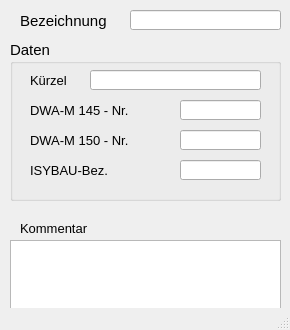
<?xml version="1.0" encoding="UTF-8"?>
<ui version="4.0">
 <class>MainWindow</class>
 <widget class="QMainWindow" name="MainWindow">
  <property name="geometry">
   <rect>
    <x>0</x>
    <y>0</y>
    <width>290</width>
    <height>330</height>
   </rect>
  </property>
  <property name="minimumSize">
   <size>
    <width>290</width>
    <height>330</height>
   </size>
  </property>
  <property name="font">
   <font>
    <family>Tahoma</family>
    <pointsize>10</pointsize>
   </font>
  </property>
  <property name="windowTitle">
   <string>MainWindow</string>
  </property>
  <property name="layoutDirection">
   <enum>Qt::LeftToRight</enum>
  </property>
  <widget class="QWidget" name="centralwidget">
   <widget class="QLabel" name="label_4">
    <property name="geometry">
     <rect>
      <x>20</x>
      <y>10</y>
      <width>120</width>
      <height>21</height>
     </rect>
    </property>
    <property name="font">
     <font>
      <family>Tahoma</family>
      <pointsize>11</pointsize>
     </font>
    </property>
    <property name="text">
     <string>Bezeichnung</string>
    </property>
    <property name="alignment">
     <set>Qt::AlignLeading|Qt::AlignLeft|Qt::AlignVCenter</set>
    </property>
   </widget>
   <widget class="QLineEdit" name="bezeichnung">
    <property name="geometry">
     <rect>
      <x>130</x>
      <y>10</y>
      <width>151</width>
      <height>20</height>
     </rect>
    </property>
    <property name="toolTip">
     <string>&lt;html&gt;&lt;head/&gt;&lt;body&gt;&lt;p&gt;Eindeutige Bezeichnung&lt;/p&gt;&lt;/body&gt;&lt;/html&gt;</string>
    </property>
    <property name="statusTip">
     <string>Eindeutige Bezeichnung</string>
    </property>
    <property name="text">
     <string/>
    </property>
   </widget>
   <widget class="QGroupBox" name="groupBox_3">
    <property name="geometry">
     <rect>
      <x>10</x>
      <y>40</y>
      <width>271</width>
      <height>161</height>
     </rect>
    </property>
    <property name="font">
     <font>
      <family>Tahoma</family>
      <pointsize>11</pointsize>
     </font>
    </property>
    <property name="title">
     <string>Daten</string>
    </property>
    <widget class="QLabel" name="label_8">
     <property name="geometry">
      <rect>
       <x>20</x>
       <y>30</y>
       <width>121</width>
       <height>21</height>
      </rect>
     </property>
     <property name="font">
      <font>
       <family>Tahoma</family>
       <pointsize>10</pointsize>
      </font>
     </property>
     <property name="text">
      <string>Kürzel</string>
     </property>
     <property name="alignment">
      <set>Qt::AlignLeading|Qt::AlignLeft|Qt::AlignVCenter</set>
     </property>
    </widget>
    <widget class="QLineEdit" name="kuerzel">
     <property name="geometry">
      <rect>
       <x>80</x>
       <y>30</y>
       <width>171</width>
       <height>20</height>
      </rect>
     </property>
     <property name="font">
      <font>
       <family>Tahoma</family>
       <pointsize>10</pointsize>
      </font>
     </property>
     <property name="toolTip">
      <string>optional: Kürzel</string>
     </property>
     <property name="statusTip">
      <string>optional: Kürzel</string>
     </property>
     <property name="text">
      <string/>
     </property>
    </widget>
    <widget class="QLineEdit" name="m150">
     <property name="geometry">
      <rect>
       <x>170</x>
       <y>90</y>
       <width>81</width>
       <height>20</height>
      </rect>
     </property>
     <property name="toolTip">
      <string>&lt;html&gt;&lt;head/&gt;&lt;body&gt;&lt;p&gt;Nr. des Funktionsstatus gem. DWA-M 150 (Referenzliste 109)&lt;/p&gt;&lt;/body&gt;&lt;/html&gt;</string>
     </property>
     <property name="statusTip">
      <string>Nr. des Funktionsstatus gem. DWA-M 150 (Referenzliste 109)</string>
     </property>
    </widget>
    <widget class="QLabel" name="label_9">
     <property name="geometry">
      <rect>
       <x>20</x>
       <y>120</y>
       <width>131</width>
       <height>21</height>
      </rect>
     </property>
     <property name="font">
      <font>
       <family>Tahoma</family>
       <pointsize>10</pointsize>
      </font>
     </property>
     <property name="text">
      <string>&lt;html&gt;&lt;head/&gt;&lt;body&gt;&lt;p&gt;ISYBAU-Bez.&lt;/p&gt;&lt;/body&gt;&lt;/html&gt;</string>
     </property>
     <property name="alignment">
      <set>Qt::AlignLeading|Qt::AlignLeft|Qt::AlignVCenter</set>
     </property>
    </widget>
    <widget class="QLabel" name="label_10">
     <property name="geometry">
      <rect>
       <x>20</x>
       <y>60</y>
       <width>131</width>
       <height>21</height>
      </rect>
     </property>
     <property name="font">
      <font>
       <family>Tahoma</family>
       <pointsize>10</pointsize>
      </font>
     </property>
     <property name="text">
      <string>&lt;html&gt;&lt;head/&gt;&lt;body&gt;&lt;p&gt;DWA-M 145 - Nr.&lt;/p&gt;&lt;/body&gt;&lt;/html&gt;</string>
     </property>
     <property name="alignment">
      <set>Qt::AlignLeading|Qt::AlignLeft|Qt::AlignVCenter</set>
     </property>
    </widget>
    <widget class="QLabel" name="label_11">
     <property name="geometry">
      <rect>
       <x>20</x>
       <y>90</y>
       <width>131</width>
       <height>21</height>
      </rect>
     </property>
     <property name="font">
      <font>
       <family>Tahoma</family>
       <pointsize>10</pointsize>
      </font>
     </property>
     <property name="text">
      <string>&lt;html&gt;&lt;head/&gt;&lt;body&gt;&lt;p&gt;DWA-M 150 - Nr.&lt;/p&gt;&lt;/body&gt;&lt;/html&gt;</string>
     </property>
     <property name="alignment">
      <set>Qt::AlignLeading|Qt::AlignLeft|Qt::AlignVCenter</set>
     </property>
    </widget>
    <widget class="QLineEdit" name="isybau">
     <property name="enabled">
      <bool>true</bool>
     </property>
     <property name="geometry">
      <rect>
       <x>170</x>
       <y>120</y>
       <width>81</width>
       <height>20</height>
      </rect>
     </property>
     <property name="font">
      <font>
       <family>Tahoma</family>
       <pointsize>10</pointsize>
      </font>
     </property>
     <property name="toolTip">
      <string>&lt;html&gt;&lt;head/&gt;&lt;body&gt;&lt;p&gt;Nr. des Funktionsstatus gem. ISYBAU (Referenzliste G105)&lt;/p&gt;&lt;/body&gt;&lt;/html&gt;</string>
     </property>
     <property name="statusTip">
      <string>Nr. des Funktionsstatus gem. ISYBAU (Referenzliste G105)</string>
     </property>
     <property name="layoutDirection">
      <enum>Qt::RightToLeft</enum>
     </property>
     <property name="autoFillBackground">
      <bool>false</bool>
     </property>
     <property name="text">
      <string/>
     </property>
     <property name="frame">
      <bool>true</bool>
     </property>
    </widget>
    <widget class="QLineEdit" name="m145">
     <property name="enabled">
      <bool>true</bool>
     </property>
     <property name="geometry">
      <rect>
       <x>170</x>
       <y>60</y>
       <width>81</width>
       <height>20</height>
      </rect>
     </property>
     <property name="font">
      <font>
       <family>Tahoma</family>
       <pointsize>10</pointsize>
      </font>
     </property>
     <property name="toolTip">
      <string>&lt;html&gt;&lt;head/&gt;&lt;body&gt;&lt;p&gt;Nr. des Funktionsstatus gem. DWA-M 145 (Referenzliste 1010)&lt;/p&gt;&lt;/body&gt;&lt;/html&gt;</string>
     </property>
     <property name="statusTip">
      <string>Nr. des Funktionsstatus gem. DWA-M 145 (Referenzliste 1010)</string>
     </property>
     <property name="layoutDirection">
      <enum>Qt::RightToLeft</enum>
     </property>
     <property name="autoFillBackground">
      <bool>false</bool>
     </property>
     <property name="text">
      <string/>
     </property>
     <property name="frame">
      <bool>true</bool>
     </property>
    </widget>
   </widget>
   <widget class="QTextEdit" name="kommentar">
    <property name="geometry">
     <rect>
      <x>10</x>
      <y>240</y>
      <width>271</width>
      <height>71</height>
     </rect>
    </property>
    <property name="minimumSize">
     <size>
      <width>0</width>
      <height>0</height>
     </size>
    </property>
    <property name="toolTip">
     <string>&lt;html&gt;&lt;head/&gt;&lt;body&gt;&lt;p&gt;Platz für zusätzliche Kommentare.&lt;/p&gt;&lt;/body&gt;&lt;/html&gt;</string>
    </property>
    <property name="statusTip">
     <string>Platz für zusätzliche Kommentare.</string>
    </property>
   </widget>
   <widget class="QLabel" name="label_15">
    <property name="geometry">
     <rect>
      <x>20</x>
      <y>220</y>
      <width>81</width>
      <height>16</height>
     </rect>
    </property>
    <property name="text">
     <string>Kommentar</string>
    </property>
   </widget>
  </widget>
  <widget class="QStatusBar" name="statusbar"/>
 </widget>
 <tabstops>
  <tabstop>bezeichnung</tabstop>
 </tabstops>
 <resources/>
 <connections/>
</ui>
